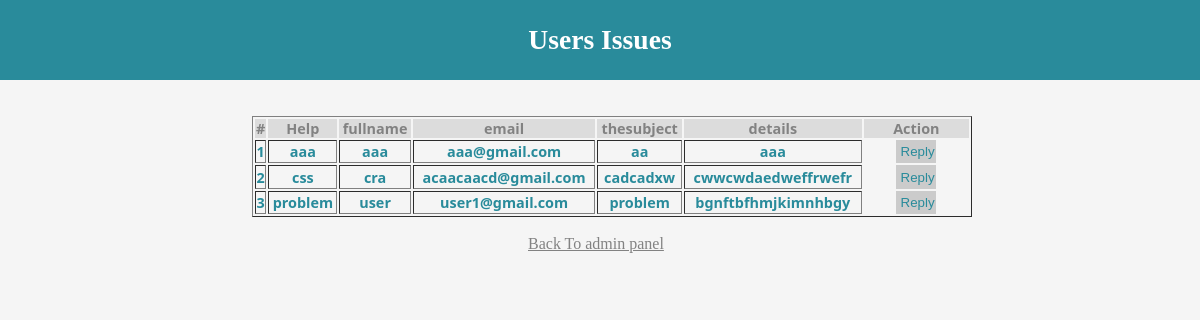
/contactusadmin.php, run on the app's committed database.
### tables this page shows
CREATE TABLE `contactus` (
  `help` varchar(100) NOT NULL,
  `fullname` varchar(50) NOT NULL,
  `email` varchar(50) NOT NULL,
  `thesubject` varchar(100) NOT NULL,
  `details` text NOT NULL
);

### contactusadmin.php (the view, shortened to what this page needs)
<!DOCTYPE html>
<html lang="en" dir="ltr">
  <head>
    <link rel="stylesheet" href="contactusadmin.css">
  </head>
  <body>
    <h1>Users Issues</h1>
    <div class="table">
    <table border = 1 style="background-color:whitesmoke;">
      <tr style="background-color: rgb(220, 220, 220);">
        <td style="border: none;color: rgb(130, 130, 130)">#</td>
        <td style="border: none;color: rgb(130, 130, 130)">Help</td>
        <td style="border: none;color: rgb(130, 130, 130)">fullname</td>
        <td style="border: none;color: rgb(130, 130, 130)">email</td>
        <td style="border: none;color: rgb(130, 130, 130)">thesubject</td>
        <td style="border: none;color: rgb(130, 130, 130)">details</td>
        <td style="border: none;color: rgb(130, 130, 130);width:15%;">Action</td>
    </tr>
      <?php
      require 'config.php';
      $rows = mysqli_query($con, "SELECT * FROM contactus");
      $i = 1;
      ?>
      <?php foreach($rows as $row) : ?>
        <td><?php echo $i++; ?></td>
        <td style=""><?php echo $row["help"]; ?></td>
        <td><?php echo $row["fullname"]; ?></td>
        <td><?php echo $row["email"]; ?></td>
        <td><?php echo $row["thesubject"]; ?></td>
        <td><?php echo $row["details"]; ?></td>
        <td style="border: none;"><button style="padding:4%;width: 38%;background-color: rgb(203, 203, 203);border: none;"><a style="text-decoration: none;color: #298b9b;" href="adminreply.php">Reply</a></button></td>
      <?php endforeach; ?>
    </table>
    <br>
    <a href="adminpage.php" style="color: rgb(130, 130, 130); margin-left: 44%">Back To admin panel</a>
  </div>
  </body>
</html>

### contactusadmin.css (style rules this page uses)
* { margin: 0; padding: 0; }
html,body { width: 100%; height: 100% }
h1 { text-align: center; background-color: #298b9b; color: white; padding-top: 2%; padding-bottom: 2%; font-size: 2.3vw; margin-left: 0%; margin-right: 0%; margin-bottom: 3%; }
body { background-color: whitesmoke; }
.table table { margin-left: 21%; width: 60%; text-align: center; }
.table table tr td { color: #298b9b; font-family: 'Segoe UI', Tahoma, Geneva, Verdana, sans-serif; font-size: 1.2vw; font-weight: bold; }

### data on the page
contactus: help "aaa", fullname "aaa", email "aaa@gmail.com", thesubject "aa", details "aaa"
contactus: help "css", fullname "cra", email "acaacaacd@gmail.com", thesubject "cadcadxw", details "cwwcwdaedweffrwefr"
contactus: help "problem", fullname "user", email "user1@gmail.com", thesubject "problem", details "bgnftbfhmjkimnhbgy"
